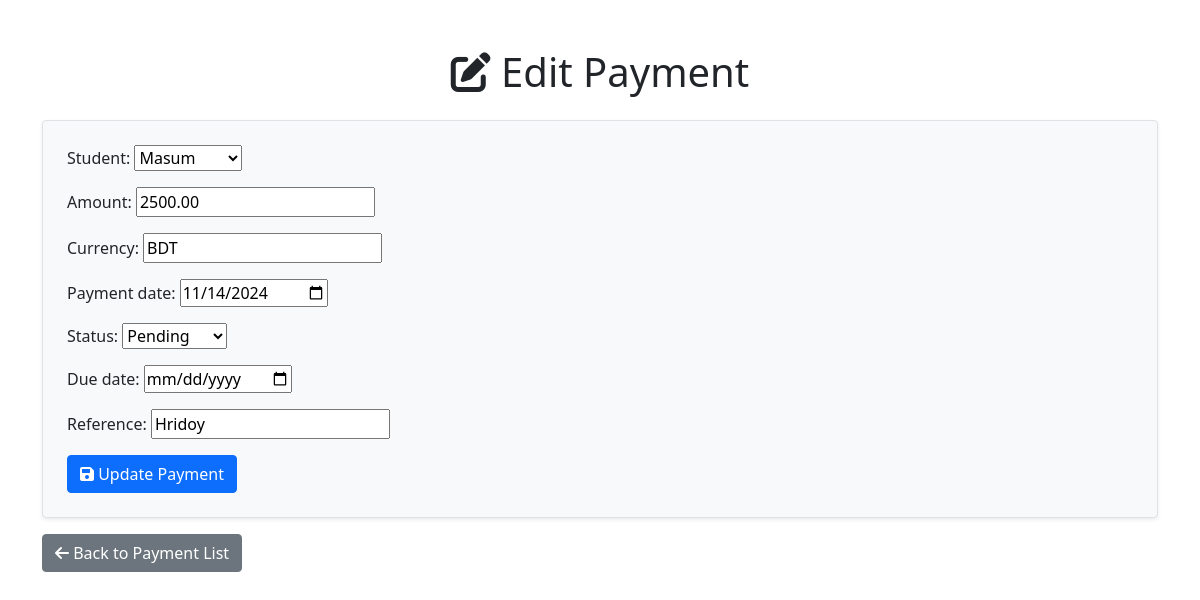
The app's page /payments/edit/13 (signed in), older data.
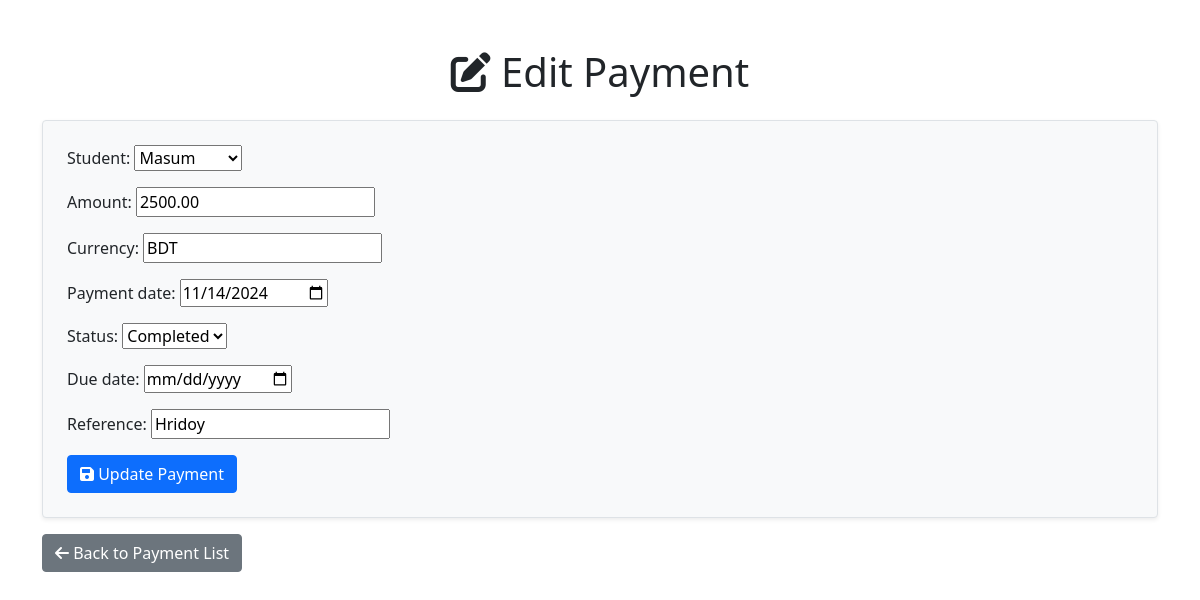
The same page, newer data.
### hostel/models.py (models this page shows, shortened)
class Payment(models.Model):
    student = models.ForeignKey(Student, on_delete=models.CASCADE)
    amount = models.DecimalField(max_digits=10, decimal_places=2)
    currency = models.CharField(max_length=3, default='BDT')
    status = models.CharField(max_length=20, choices=[('Pending', 'Pending'), (
        'Completed', 'Completed'), ('Overdue', 'Overdue')], default='Pending')
    payment_date = models.DateTimeField(null=True, blank=True)
    due_date = models.DateField(null=True, blank=True)
    is_due = models.BooleanField(default=False)
    overdue_amount = models.DecimalField(max_digits=10, decimal_places=2)
    reference = models.CharField(max_length=255, blank=True, null=True)
    room_number = models.CharField(max_length=10, blank=True, null=True)
    oprstamp = models.ForeignKey(
        User, on_delete=models.SET_NULL, null=True, blank=True)
    timestamp = models.DateTimeField(auto_now_add=True)
    transaction_id = models.CharField(max_length=255, blank=True, null=True)

### hostel/views.py (the view)
# urls.py: path('payments/edit/<int:pk>', PaymentUpdateView.as_view(), name='admin_edit_payment'),
@method_decorator(login_required, name='dispatch')
class PaymentUpdateView(UpdateView):
    model = Payment
    form_class = PaymentForm
    template_name = 'payments/admin_edit_payment.html'
    success_url = reverse_lazy('admin_payment_list')

### hostel/forms.py
class PaymentForm(forms.ModelForm):
    class Meta:
        model = Payment
        fields = ['student',  # 'room',
                  'amount', 'currency', 'payment_date', 'status', 'due_date', 'reference']
        widgets = {
            'amount': forms.NumberInput(attrs={'step': '0.01'}),
            'due_date': forms.DateInput(attrs={'type': 'date'}),
            'payment_date': forms.DateInput(attrs={'type': 'date'}),
        }

### hostel/models.py (called while the page is built)
    def __str__(self):
        return self.name

### hostel/templates/payments/admin_edit_payment.html (shortened to what this page needs)
<!DOCTYPE html>
<html lang="en">
  <head>
    <link href="https://cdn.jsdelivr.net/npm/bootstrap@5.1.3/dist/css/bootstrap.min.css" rel="stylesheet" />
    <link rel="stylesheet" href="https://cdnjs.cloudflare.com/ajax/libs/font-awesome/6.0.0-beta3/css/all.min.css">
  </head>
  <body>
    <div class="container mt-5">
      <h1 class="text-center mb-4"><i class="fas fa-edit"></i> Edit Payment</h1>
      <form method="post" class="p-4 border rounded shadow-sm bg-light">
        {{ form.as_p }}
        <button type="submit" class="btn btn-primary">
          <i class="fas fa-save"></i> Update Payment
        </button>
      </form>
      <a href="{% url 'admin_payment_list' %}" class="btn btn-secondary mt-3">
        <i class="fas fa-arrow-left"></i> Back to Payment List
      </a>
    </div>
  </body>
</html>

Row changes from the older to the newer data that the page shows:
changed Payment "Masum": status "Pending" → "Completed"
